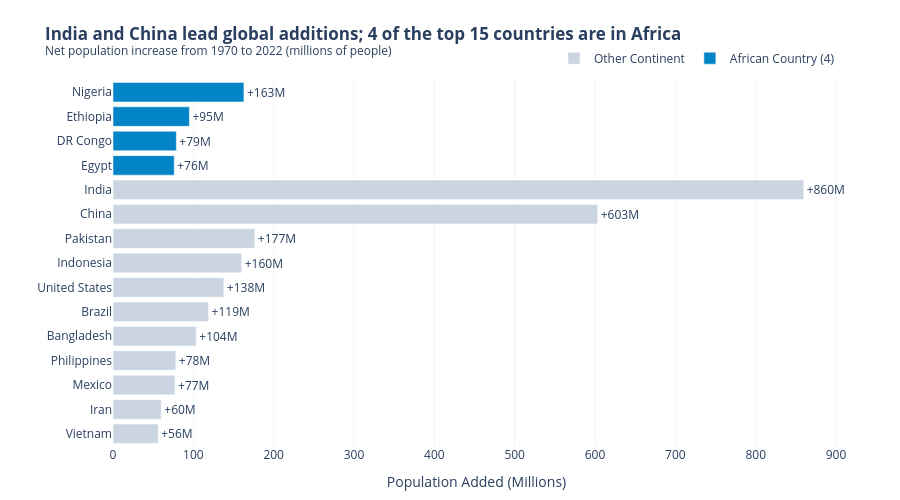

The notebook cell this image was saved under:
### Markdown cell above
**Chart choice & justification:** *Which chart did you choose, and why? Justify design choices.

**Chart choice:** Sorted horizontal bar chart.

**Justification:**
- **Why this chart:** We are ranking a discrete top-15 list by a single quantitative metric (net people added from 1970 to 2022). Horizontal bars allow country names to be read naturally without angled text. Sorting ascending from bottom-to-top puts the leaders (India and China) prominently at the top.
- **Design choices:** Used a CVD-safe binary highlight: African countries (Nigeria, Ethiopia, DR Congo, Egypt) are highlighted in accent blue (`#0284c7`), while other countries are muted in soft grey (`#cbd5e1`). Direct outside value labels (`+860M`, etc.) make exact quantities instantly readable without gridline tracing.

### Code cell
# Q2:
df['Added'] = df['2022 Population'] - df['1970 Population']
top15 = df.nlargest(15, 'Added').sort_values('Added', ascending=True).copy()
top15['Added_M'] = top15['Added'] / 1e6
top15['Is_Africa'] = top15['Continent'].apply(lambda x: 'African Country (4)' if x == 'Africa' else 'Other Continent')

fig2 = px.bar(
    top15, x='Added_M', y='Country', color='Is_Africa',
    orientation='h',
    text=top15['Added_M'].apply(lambda v: f"+{v:.0f}M"),
    color_discrete_map={'African Country (4)': '#0284c7', 'Other Continent': '#cbd5e1'},
    title="<b>India and China lead global additions; 4 of the top 15 countries are in Africa</b><br><sup>Net population increase from 1970 to 2022 (millions of people)</sup>"
)

fig2.update_traces(textposition='outside', cliponaxis=False)

fig2.update_layout(
    template='plotly_white',
    xaxis=dict(title='Population Added (Millions)', showgrid=True, gridcolor='#f1f5f9', zeroline=False),
    yaxis=dict(title='', showgrid=False),
    legend=dict(title='', orientation='h', yanchor='bottom', y=1.02, xanchor='right', x=1),
    margin=dict(l=80, r=60, t=80, b=40),
    height=500
)

fig2.show()

### Figure 1 — Plotly figure (JSON) as saved in the notebook; plotly's stock layout.template omitted (floating-point values rounded to 4 significant figures)
{"data": [{"hovertemplate": "Is_Africa=Other Continent<br>Added_M=%{x}<br>Country=%{y}<br>text=%{text}<extra></extra>", "legendgroup": "Other Continent", "marker": {"color": "#cbd5e1", "pattern": {"shape": ""}}, "name": "Other Continent", "orientation": "h", "showlegend": true, "text": ["+56M", "+60M", "+77M", "+78M", "+104M", "+119M", "+138M", "+160M", "+177M", "+603M", "+860M"], "textposition": "outside", "x": [56.26, 60.1, 77.21, 78.12, 103.6, 118.9, 138.0, 160.3, 176.5, 603.4, 859.7], "xaxis": "x", "y": ["Vietnam", "Iran", "Mexico", "Philippines", "Bangladesh", "Brazil", "United States", "Indonesia", "Pakistan", "China", "India"], "yaxis": "y", "type": "bar", "cliponaxis": false}, {"hovertemplate": "Is_Africa=African Country (4)<br>Added_M=%{x}<br>Country=%{y}<br>text=%{text}<extra></extra>", "legendgroup": "African Country (4)", "marker": {"color": "#0284c7", "pattern": {"shape": ""}}, "name": "African Country (4)", "orientation": "h", "showlegend": true, "text": ["+76M", "+79M", "+95M", "+163M"], "textposition": "outside", "x": [76.21, 78.86, 95.07, 163.0], "xaxis": "x", "y": ["Egypt", "DR Congo", "Ethiopia", "Nigeria"], "yaxis": "y", "type": "bar", "cliponaxis": false}], "layout": {"xaxis": {"anchor": "y", "domain": [0.0, 1.0], "title": {"text": "Population Added (Millions)"}, "showgrid": true, "gridcolor": "#f1f5f9", "zeroline": false}, "yaxis": {"anchor": "x", "domain": [0.0, 1.0], "title": {"text": ""}, "showgrid": false}, "legend": {"title": {"text": ""}, "tracegroupgap": 0, "orientation": "h", "yanchor": "bottom", "y": 1.02, "xanchor": "right", "x": 1}, "title": {"text": "<b>India and China lead global additions; 4 of the top 15 countries are in Africa</b><br><sup>Net population increase from 1970 to 2022 (millions of people)</sup>"}, "barmode": "relative", "margin": {"l": 80, "r": 60, "t": 80, "b": 40}, "height": 500}}
